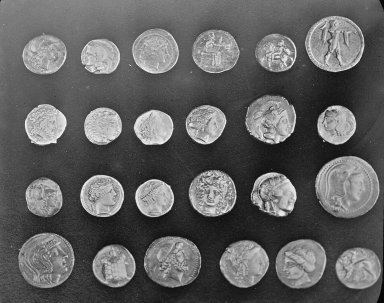
#> input picture skimage.data.coins(), 384 x 303 px
$ jupyter execute --allow-errors 0_images_are_arrays.ipynb   (shell and % lines are left out)   (older library calls are emulated)
#> lines starting #> are read from the running program, lines starting #| are printed output that depends on the picture; after the words box and inside, x2 and y2 are one past the last pixel; in counts of white or black regions, pixels touching at a corner belong together; long printed decimals are rounded
# Images are numpy arrays

Images are represented in ``scikit-image`` using standard ``numpy`` arrays.  This allows maximum inter-operability with other libraries in the scientific Python ecosystem, such as ``matplotlib`` and ``scipy``.

Let's see how to build a grayscale image as a 2D array:

[cell 1]
import numpy as np
from matplotlib import pyplot as plt

random_image = np.random.random([500, 500])

plt.imshow(random_image, cmap='gray', interpolation='nearest');

The same holds for "real-world" images:

[cell 2]
from skimage import data

coins = data.coins()
#> coins is the input picture: shape (303, 384); min 1, max 252, mean 96.9

print(type(coins), coins.dtype, coins.shape)
#| <class 'numpy.ndarray'> uint8 (303, 384)
plt.imshow(coins, cmap='gray', interpolation='nearest');

A color image is a 3D array, where the last dimension has size 3 and represents the red, green, and blue channels:

[cell 3]
cat = data.chelsea()
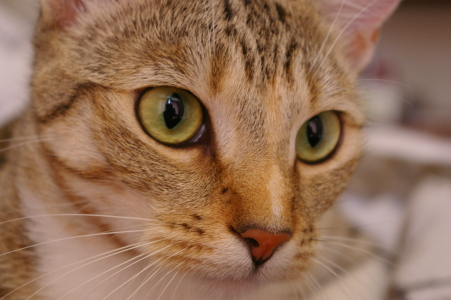
#> input picture skimage.data.chelsea(), 451 x 300 px
#> cat is the input picture: shape (300, 451, 3); mean R, G, B 147.7, 111.4, 86.8
print("Shape:", cat.shape)
#| Shape: (300, 451, 3)
print("Values min/max:", cat.min(), cat.max())
#| Values min/max: 0 231

plt.imshow(cat, interpolation='nearest');

These are *just numpy arrays*. Making a red square is easy using just array slicing and manipulation:

[cell 4]
cat[10:110, 10:110, :] = [255, 0, 0]  # [red, green, blue]
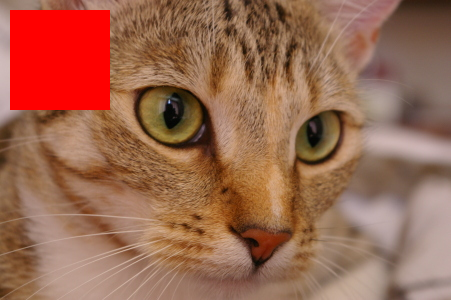
#> cat: shape (300, 451, 3); 7.39% of pixels changed, all inside (x1, y1, x2, y2) = (10, 10, 110, 110)
plt.imshow(cat);

Images can also include transparent regions by adding a 4th dimension, called an *alpha layer*.

## Data types and image values

In literature, one finds different conventions for representing image values:

```
  0 - 255   where  0 is black, 255 is white
  0 - 1     where  0 is black, 1 is white
```

``scikit-image`` supports both conventions--the choice is determined by the
data-type of the array.

E.g., here, I generate two valid images:

[cell 5]
linear0 = np.linspace(0, 1, 2500).reshape((50, 50))
linear1 = np.linspace(0, 255, 2500).reshape((50, 50)).astype(np.uint8)

print("Linear0:", linear0.dtype, linear0.min(), linear0.max())
print("Linear1:", linear1.dtype, linear1.min(), linear1.max())

fig, (ax0, ax1) = plt.subplots(1, 2)
ax0.imshow(linear0, cmap='gray')
ax1.imshow(linear1, cmap='gray');

The library is designed in such a way that any data-type is allowed as input,
as long as the range is correct (0-1 for floating point images, 0-255 for unsigned bytes,
0-65535 for unsigned 16-bit integers).

This is achieved through the use of a few utility functions, such as ``img_as_float`` and ``img_as_ubyte``:

[cell 6]
from skimage import img_as_float, img_as_ubyte

image = data.chelsea()

image_float = img_as_float(image)
image_ubyte = img_as_ubyte(image)

print("type, min, max:", image_float.dtype, image_float.min(), image_float.max())
#| type, min, max: float64 0.0 0.9059
print("type, min, max:", image_ubyte.dtype, image_ubyte.min(), image_ubyte.max())
#| type, min, max: uint8 0 231

print("231/255 =", 231/255.)

Your code would then typically look like this:

[cell 7]
def my_function(any_image):
   float_image = img_as_float(any_image)
   # Proceed, knowing image is in [0, 1]

We recommend using the floating point representation, given that
``scikit-image`` mostly uses that format internally.

## Displaying images using matplotlib

Before we get started, a quick note about plotting images---specifically, plotting gray-scale images with Matplotlib. First, let's grab an example image from `scikit-image`.

[cell 8]
from skimage import data

image = data.camera()
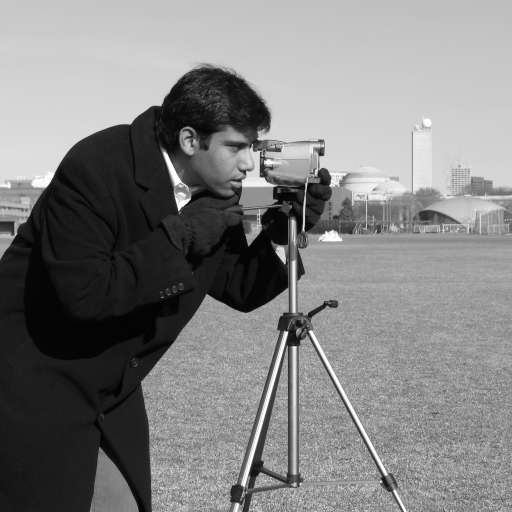
#> input picture skimage.data.camera(), 512 x 512 px
#> image is the input picture: shape (512, 512); min 0, max 255, mean 129.1

Also, we'll want to make sure we have numpy and matplotlib imported.

[cell 9]
import matplotlib.pyplot as plt
import numpy as np

If we plot a gray-scale image using the old default colormap "jet"
(it's been replaced by Viridis in Matplotlib >= 1.5), and a gray-scale
colormap, "gray", you can easily see the difference:

[cell 10]
fig, (ax_jet, ax_gray) = plt.subplots(ncols=2, figsize=(10, 5))

ax_jet.imshow(image, cmap='jet')
ax_gray.imshow(image, cmap='gray');

We can get a better idea of the ill effects by zooming into the man's face.

[cell 11]
face = image[80:160, 200:280]
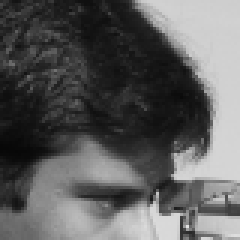
#> face: shape (80, 80) (shown 3 times larger); min 7, max 225, mean 92.9
fig, (ax_jet, ax_gray) = plt.subplots(ncols=2)
ax_jet.imshow(face, cmap='jet')
ax_gray.imshow(face, cmap='gray');

Notice how the face looks distorted and splotchy with the "jet" colormap. Also, this colormap distorts the concepts of light and dark, and there are artificial boundaries created by the different color hues. Is that a beauty mark on the man's upper lip? No, it's just an artifact of this ridiculous colormap.

Here's another example:

[cell 12]
X, Y = np.ogrid[-5:5:0.1, -5:5:0.1]
R = np.exp(-(X**2 + Y**2) / 15)

fig, (ax_jet, ax_gray) = plt.subplots(1, 2)
ax_jet.imshow(R, cmap='jet')
ax_gray.imshow(R, cmap='gray');

Woah!  See all those non-existing contours?

You can set both the method of interpolation and colormap used
explicitly in the ``imshow`` command:

[cell 13]
plt.imshow(R, cmap='gray', interpolation='nearest');
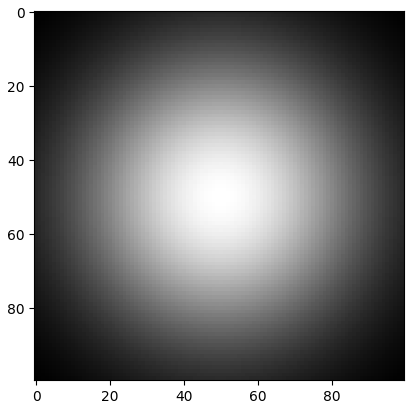
#> figure drawn by matplotlib, 1 panel

Otherwise, you can add the following setting at the top of any script
to change the default colormap:

[cell 14]
plt.rcParams['image.cmap'] = 'gray'

Don't worry: color images are unaffected by this change.

In addition, we'll set the interpolation to 'nearest neighborhood' so
that it's easier to distinguish individual pixels in your image (the
default is 'bicubic'--see the exploration below).

[cell 15]
plt.rcParams['image.interpolation'] = 'nearest'

For reference, let's look at the images above using Matplotlib's new 'viridis' and 'magma' colormaps (requires matplotlib >= 1.5).

[cell 16]
fig, axes = plt.subplots(2, 2, figsize=(10, 10))

axes[0, 0].imshow(R, cmap='jet')
axes[0, 1].imshow(R, cmap='viridis')
axes[1, 0].imshow(R, cmap='magma')
axes[1, 1].imshow(R, cmap='gray');
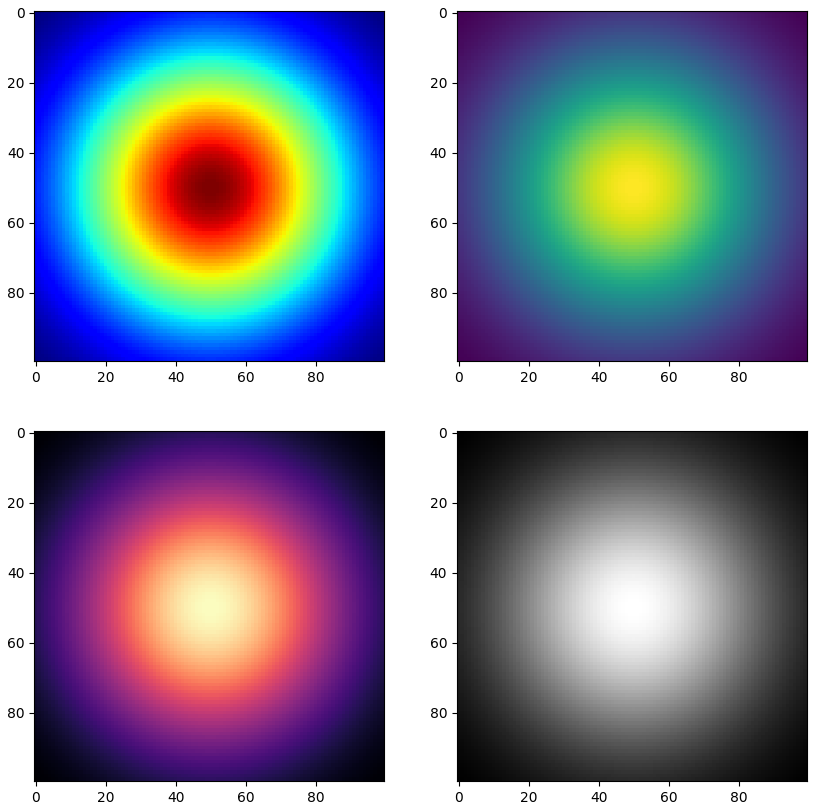
#> figure drawn by matplotlib, 4 panels
#> the sliders are set to image = <module 'IPython.html.widgets., cmap = Accent, reverse_cmap = False, interpolation = nearest

### Interactive demo: interpolation and color maps

If you are viewing this tutorial from inside a Jupyter notebook, the
following code will display an interactive widget for exploring
different colormaps and types of interpolation.

[cell 17]
from IPython.html.widgets import interact, fixed
from matplotlib import cm as colormaps
import matplotlib.colors
import inspect

#> (the rest of this cell did not finish here and is left out)

## Image I/O

Mostly, we won't be using input images from the scikit-image example data sets.  Those images are typically stored in JPEG or PNG format.  Since scikit-image operates on NumPy arrays, *any* image reader library that provides arrays will do.  Options include matplotlib, pillow, imageio, imread, etc.

scikit-image conveniently wraps many of these in the `io` submodule, and will use whatever option is available:

[cell 18]
from skimage import io

image = io.imread('../../images/balloon.jpg')
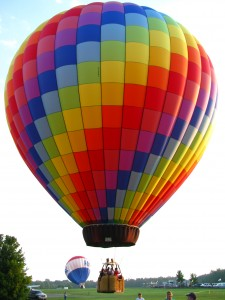
#> input picture images/balloon.jpg, 225 x 300 px, found by its file name
#> image is the input picture: shape (300, 225, 3); mean R, G, B 170.1, 140.5, 129.3

print(type(image))
#| <class 'numpy.ndarray'>
plt.imshow(image);

We also have the ability to load multiple images, or multi-layer TIFF images:

[cell 19]
ic = io.imread_collection('../../images/*.png')
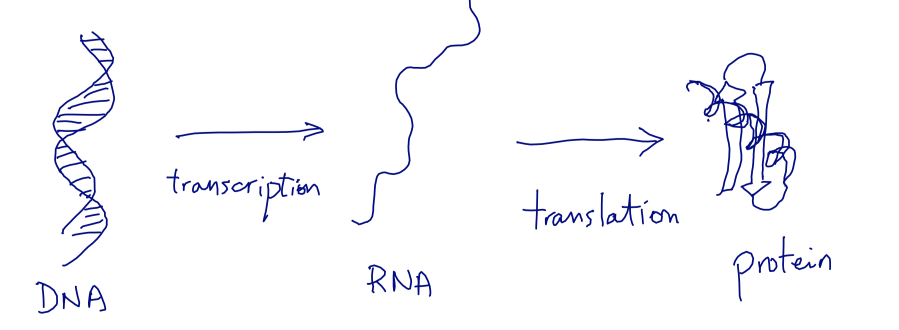
#> input picture lessons/images/centraldogma.png, 1798 x 660 px (shown at 1/2 size)
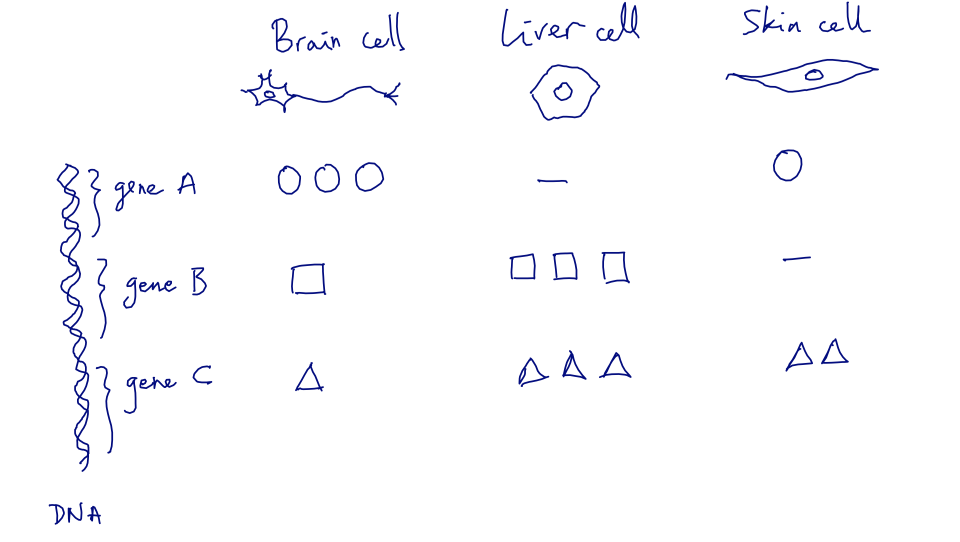
#> input picture lessons/images/gene-expression.png, 1920 x 1084 px (shown at 1/2 size)
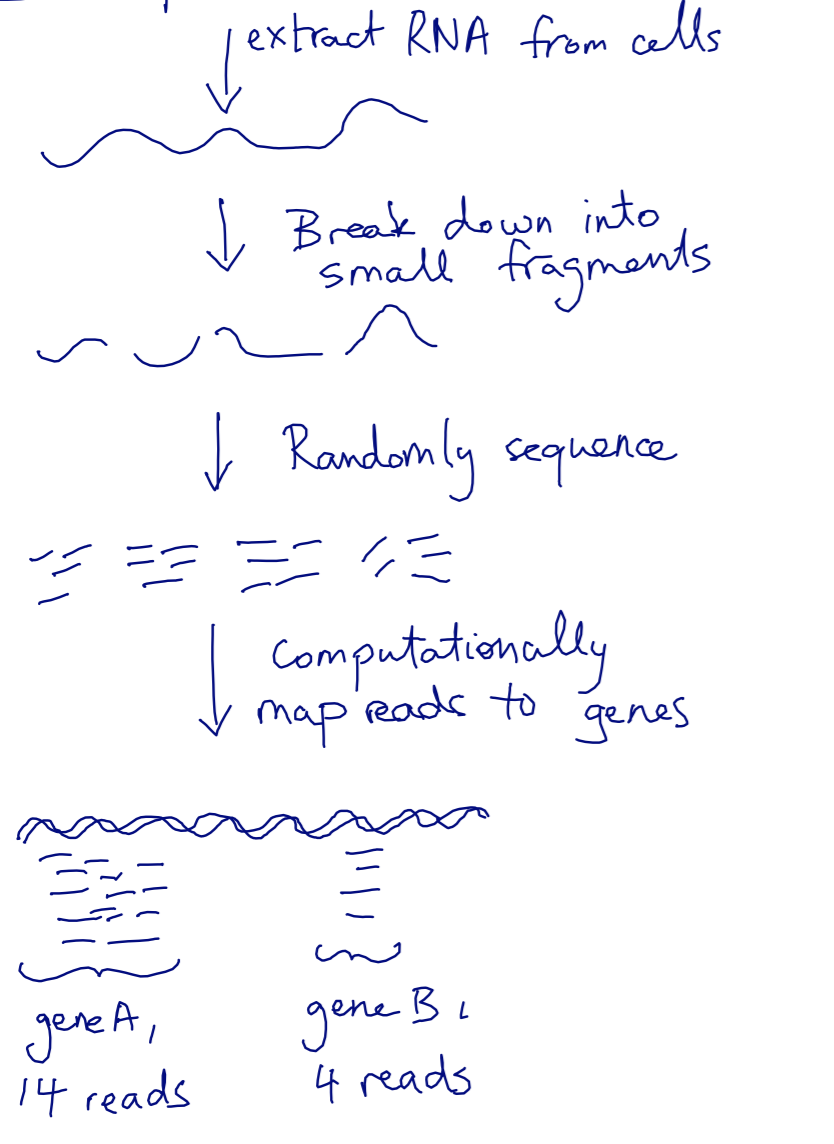
#> input picture lessons/images/rnaseq.png, 834 x 1144 px
#> ic = 3 items

print(type(ic), '\n\n', ic)
#> (printed output is left out)

[cell 20]
f, axes = plt.subplots(nrows=1, ncols=len(ic), figsize=(15, 10))

for i, image in enumerate(ic):
    axes[i].imshow(image, cmap='gray')
    axes[i].axis('off')
#> this loop made 3 passes
